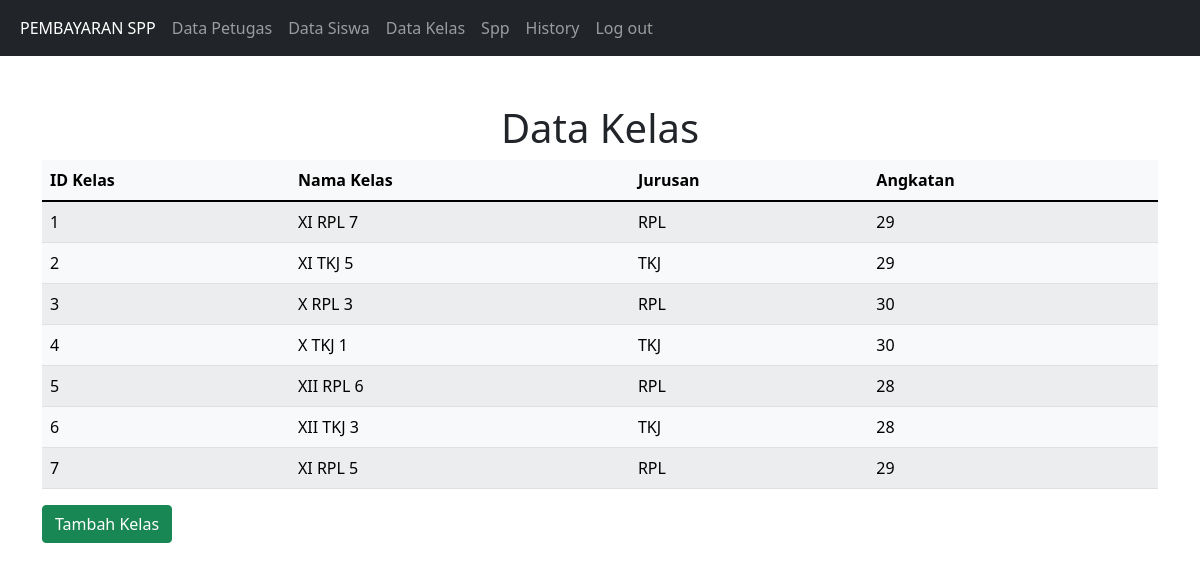
/tampil_kelas.php (signed in), run on the app's committed database.
### tables this page shows
CREATE TABLE `kelas` (
  `id_kelas` int(11) NOT NULL,
  `nama_kelas` varchar(10) NOT NULL,
  `jurusan` varchar(5) NOT NULL,
  `angkatan` int(1) NOT NULL
);

### tampil_kelas.php (the view, shortened to what this page needs)
<!DOCTYPE html>
<html lang="en">
<head>
    <link href="https://cdn.jsdelivr.net/npm/bootstrap@5.1.1/dist/css/bootstrap.min.css" rel="stylesheet">
</head>
<body>
    <?php
        include "navbar.php";
    ?>
    <br></br>
    <div class="container">
    <h1 class= "text-center">Data Kelas</h1>
        <table class="table table-light table-striped">
    <thead>
        <tr>
            <th scope="col">ID Kelas</th>
            <th scope="col">Nama Kelas</th>
            <th scope="col">Jurusan</th>
            <th scope="col">Angkatan</th>
        </tr>
  </thead>
  <tbody>
      <?php
      include "koneksi.php";
      if (isset($_POST["cari"])) {
          $cari = $_POST['cari'];
          $qry_kelas = mysqli_query($koneksi, "select * from kelas where id_kelas='$cari' or nama_kelas like'%$cari%'");
      } else {
          $qry_kelas=mysqli_query($koneksi,"select * from kelas");
      }
      while($data_kelas=mysqli_fetch_array($qry_kelas)){
      ?>
        <tr>
            <td><?php echo $data_kelas["id_kelas"]; ?></td>
            <td><?php echo $data_kelas["nama_kelas"]; ?></td>
            <td><?php echo $data_kelas["jurusan"]; ?></td>
            <td><?php echo $data_kelas["angkatan"]; ?></td>
    <?php
    }
    ?>
  </tbody>
  </table>
        <td><a href="tambah_kelas.php" class="btn btn-success">Tambah Kelas</a>
</body>
</html>

### navbar.php (shortened to what this page needs)
<!DOCTYPE html>
<html lang="en">
<head>
    <link href="https://cdn.jsdelivr.net/npm/bootstrap@5.1.1/dist/css/bootstrap.min.css" rel="stylesheet">
</head>
<body>
<nav class="navbar navbar-expand-lg navbar-dark bg-dark">
        <div class="container-fluid">
            <div class="collapse navbar-collapse" id="navbarNav">
                <ul class="navbar-nav">
                    <li class="nav-item">
                        <a class="nav-link active" aria-current="page" href="home.php">PEMBAYARAN SPP</a>
                    </li>
                    <li class="nav-item">
                        <a class="nav-link" href="tampil_petugas.php">Data Petugas</a>
                    </li>
                    <li class="nav-item">
                        <a class="nav-link" href="tampil_siswa.php">Data Siswa</a>
                    </li>
                    <li class="nav-item">
                        <a class="nav-link" href="tampil_kelas.php">Data Kelas</a>
                    </li>
                    <li class="nav-item">
                        <a class="nav-link" href="tampil_spp.php">Spp</a>
                    </li>
                    <li class="nav-item">
                        <a class="nav-link" href="history_pembayaran.php">History</a>
                    </li>
                    <li class="nav-item">
                        <a class="nav-link" href="proses_logout.php">Log out</a>
                    </li>
                    <li class="nav-item">
                        <a class="nav-link disabled"></a>
                    </li>
                </ul>
            </div>
        </div>
    </nav>
</body>
</html>

### tampil_kelas.php (style rules this page uses)
body { background-image: url("https://lh3.googleusercontent.com/-gKp7i66veso/WQjZZfGmiFI/AAAAAAAADto/UsCmjfss6X0_x14lEBeSbCrC1KEpTR0RwCHM/s1600/wallpaper%252Bputih%252B%2Ball-white-wallpaper-0.jpg"); background-repeat:no-repeat; background-size:cover; }

### data on the page
kelas: id_kelas "1", nama_kelas "XI RPL 7", jurusan "RPL", angkatan "29"
kelas: id_kelas "2", nama_kelas "XI TKJ 5", jurusan "TKJ", angkatan "29"
kelas: id_kelas "3", nama_kelas "X RPL 3", jurusan "RPL", angkatan "30"
kelas: id_kelas "4", nama_kelas "X TKJ 1", jurusan "TKJ", angkatan "30"
kelas: id_kelas "5", nama_kelas "XII RPL 6", jurusan "RPL", angkatan "28"
kelas: id_kelas "6", nama_kelas "XII TKJ 3", jurusan "TKJ", angkatan "28"
kelas: id_kelas "7", nama_kelas "XI RPL 5", jurusan "RPL", angkatan "29"
